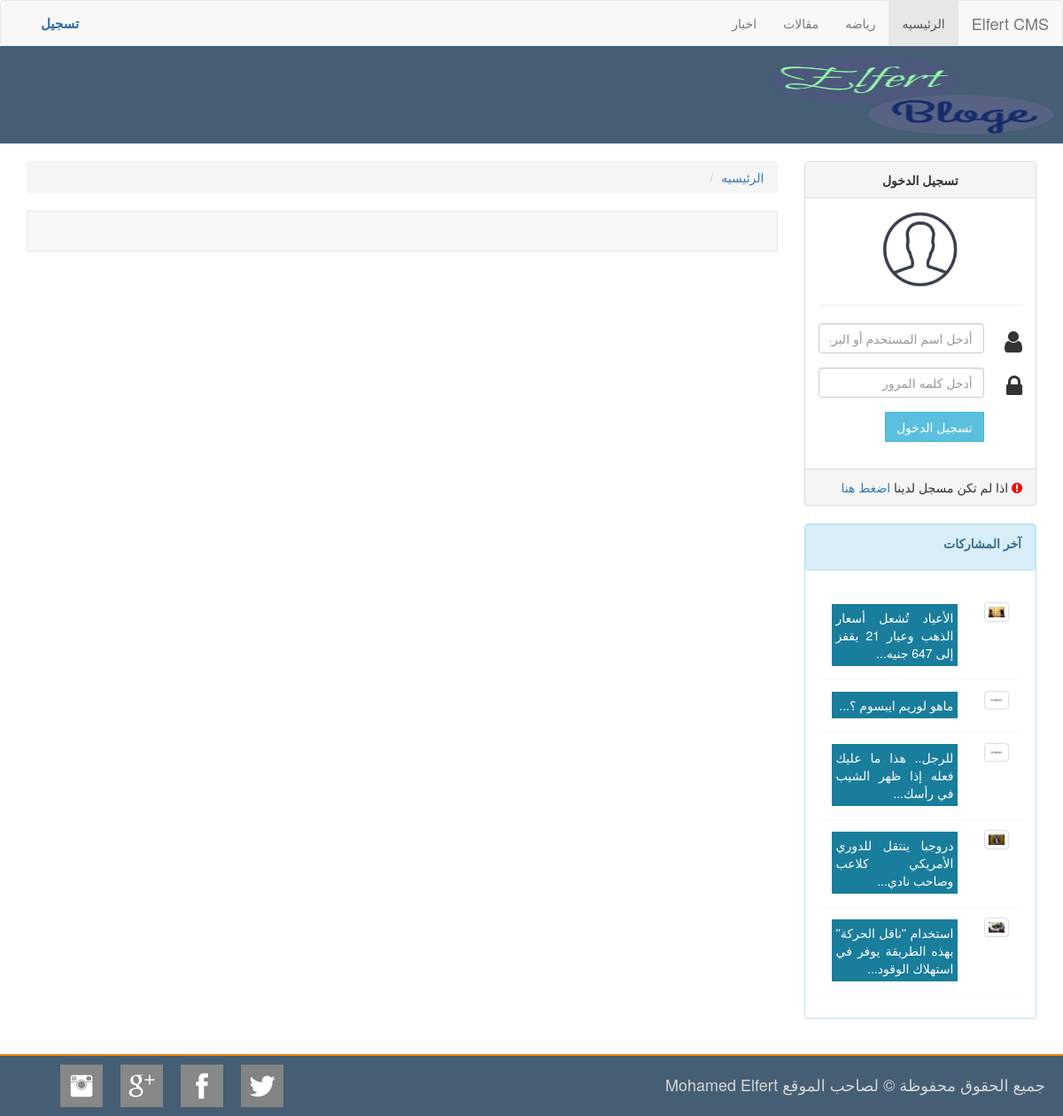
The app's page /category.php with its own data.
### tables this page shows
CREATE TABLE `setting` (
  `setting_id` int(11) NOT NULL,
  `site_name` varchar(255) NOT NULL,
  `site_logo` text NOT NULL,
  `slide` varchar(255) NOT NULL,
  `slide_value` int(11) NOT NULL,
  `section_a` varchar(255) NOT NULL,
  `section_a_value` int(11) NOT NULL,
  `section_b` varchar(255) NOT NULL,
  `section_b_value` int(11) NOT NULL,
  `tab_a` varchar(255) NOT NULL,
  `tab_a_value` int(11) NOT NULL,
  `tab_b` varchar(255) NOT NULL,
  `tab_b_value` int(11) NOT NULL,
  `tab_c` varchar(255) NOT NULL,
  `tab_c_value` int(11) NOT NULL,
  `facebook` text NOT NULL,
  `twitter` text NOT NULL,
  `google` text NOT NULL,
  `instegram` text NOT NULL
);

CREATE TABLE `category` (
  `cat_id` int(11) NOT NULL,
  `cat_name` varchar(255) NOT NULL
);

CREATE TABLE `posts` (
  `post_id` int(11) NOT NULL,
  `title` varchar(255) NOT NULL,
  `post` longtext NOT NULL,
  `post_category` varchar(255) NOT NULL,
  `post_image` varchar(255) NOT NULL,
  `author` varchar(255) NOT NULL,
  `post_status` varchar(255) NOT NULL,
  `post_date` varchar(255) NOT NULL
);

### include/sidbar.php (the view, shortened to what this page needs)
<aside class="col-md-3 col-leg-3 sid_bg">
    <div class="col-md-12">
        <div class="row">
            <div class="panel panel-info">
                <div class="panel panel-heading">
                    <p><b>آخر المشاركات</b></p>
                </div>
                <div class="panel-body">
                    <div class="col-md-12">
                        <div class="row">
                            <div class="tab-content">
                                <div class="tab-pane active" id="tab_default_1">
                                    <?php
                                    $select_tab_a = $conn->query("SELECT * FROM posts WHERE post_status = 'Published' ORDER BY post_id DESC LIMIT 5");
                                    while ($row_tab_a = $select_tab_a->fetch(PDO::FETCH_OBJ)) {
                                        ?>
                                        <div class="bg_tab_topic">
                                            <div class="col-md-3">
                                                <img src="<?php echo $row_tab_a->post_image; ?>" width="100%" class="img-thumbnail"/>
                                            </div>
                                            <div class="col-md-9">
                                                <p class="col-md-12 text-justify" style="margin-top: 3px;background: #197d9c;padding: 5px;">
                                                    <a href="post.php?id=<?php echo $row_tab_a->post_id; ?>" class="a_1"><?php echo substr($row_tab_a->title , 0 , 150); ?>...</a>
                                                </p>
                                            </div>
                                        </div>
                                        <?php
                                    }
                                    ?>
                                </div>
                            </div>
                        </div>
                    </div>
                </div>
            </div>
        </div>
    </div>
</aside>

### include/header.php (shortened to what this page needs)
<?php
include_once 'include/connect.php';
include_once 'include/functions.php';
$selcet_setting = $conn->query("SELECT * FROM setting");
$row_setting    = $selcet_setting->fetch(PDO::FETCH_OBJ);
?>
<!DOCTYPE html>
<html lang="ar">
<head>
    <link href="css/bootstrap.min.css" rel="stylesheet">
    <link href="css/bootstrap-rtl.min.css" rel="stylesheet">
    <link href="css/font-awesome.min.css" rel="stylesheet">
    <link href="css/style.css" rel="stylesheet">
</head>
<body>
<nav class="navbar navbar-default">
    <div class="container-fluid">
        <div class="navbar-header">
            <a class="navbar-brand disabled"><?php echo $row_setting->site_name; ?></a>
        </div>
        <div class="collapse navbar-collapse" id="bs-example-navbar-collapse-1">
            <ul class="nav navbar-nav">
                <li class="active"><a href="index.php">الرئيسيه <span class="sr-only">(current)</span></a></li>
                <?php
                $stmnt = $conn->query("SELECT * FROM category");
                while ($row = $stmnt->fetch(PDO::FETCH_OBJ)){
                    echo '<li><a href="category.php?cat='.$row->cat_name.'">'.$row->cat_name.'</a></li>';
                }
                ?>
            </ul>
            <?php
            if (isset($_SESSION['id'])){
            ?>
                    <ul class="nav navbar-nav navbar-left">
                        <li class="dropdown">
                            <a href="#" class="dropdown-toggle" data-toggle="dropdown" role="button" aria-haspopup="true" aria-expanded="false">الاعدادات <span class="caret"></span></a>
                            <ul class="dropdown-menu">
                                <li><a href="#">الصفحه الرئيسيه</a></li>
                                <li role="separator" class="divider"></li>
                                <?php
                                if (@$_SESSION['role'] === 'admin'){
                                    echo '<li><a href="admin_cp/index.php">لوحه التحكم</a></li>';
                                }
                                ?>
                                <li><a href="logout.php?logout">تسجيل الخروج</a></li>
                            </ul>
                        </li>
                    </ul>
            <?php
            }else{
                echo '
                    <ul class="nav navbar-nav navbar-left">
                        <li><a href="register.php" style="color: #2e6da4;font-size: 15px;"><b>تسجيل</b></a></li>
                    </ul>
                ';
            }
            ?>
        </div>
    </div>
</nav>
<section id="logo">
    <img src="<?php echo $row_setting->site_logo; ?>" width="320px" height="90px">
</section>
<section class="container-fluid" style="margin-top: 20px;">

### css/style.css (style rules this page uses)
.navbar { margin-bottom: 0; }
#logo { background-color: #455E73; padding: 10px; }
.bg_tab_topic { margin-bottom: 10px; padding-bottom: 5px; border-bottom: 1px solid #F8F8F8; }
.a_1 { color: #fff; text-decoration: none; }

### records on screen
setting: site_name "Elfert CMS", site_logo (picture)
category: cat_name "رياضه"
category: cat_name "مقالات"
category: cat_name "اخبار"
posts: post_image (picture), title "الأعياد تُشعل أسعار الذهب وعيار 21 يقفز إلى 647 جنيه"
posts: post_image (placeholder picture), title "ماهو لوريم ايبسوم ؟"
posts: post_image (placeholder picture), title "للرجل.. هذا ما عليك فعله إذا ظهر الشيب في رأسك"
posts: post_image (picture), title "دروجبا ينتقل للدوري الأمريكي كلاعب وصاحب نادي"
posts: post_image (picture), title "استخدام ''ناقل الحركة'' بهذه الطريقة يوفر في استهلاك الوقود"
